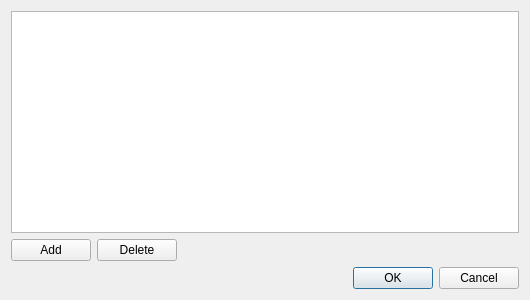
<?xml version="1.0" encoding="UTF-8"?>
<ui version="4.0">
 <class>ContainerViewer</class>
 <widget class="QDialog" name="ContainerViewer">
  <property name="geometry">
   <rect>
    <x>0</x>
    <y>0</y>
    <width>530</width>
    <height>300</height>
   </rect>
  </property>
  <property name="windowTitle">
   <string>Container Viewer</string>
  </property>
  <layout class="QGridLayout" name="gridLayout">
   <item row="2" column="0">
    <widget class="QPushButton" name="addButton">
     <property name="text">
      <string>Add</string>
     </property>
    </widget>
   </item>
   <item row="3" column="2">
    <widget class="QDialogButtonBox" name="buttonBox">
     <property name="orientation">
      <enum>Qt::Horizontal</enum>
     </property>
     <property name="standardButtons">
      <set>QDialogButtonBox::Cancel|QDialogButtonBox::Ok</set>
     </property>
    </widget>
   </item>
   <item row="0" column="0" colspan="3">
    <widget class="QTableWidget" name="variableValuesTable">
     <property name="selectionMode">
      <enum>QAbstractItemView::SingleSelection</enum>
     </property>
     <property name="selectionBehavior">
      <enum>QAbstractItemView::SelectItems</enum>
     </property>
    </widget>
   </item>
   <item row="2" column="1">
    <widget class="QPushButton" name="deleteButton">
     <property name="text">
      <string>Delete</string>
     </property>
    </widget>
   </item>
  </layout>
 </widget>
 <resources/>
 <connections>
  <connection>
   <sender>buttonBox</sender>
   <signal>accepted()</signal>
   <receiver>ContainerViewer</receiver>
   <slot>accept()</slot>
   <hints>
    <hint type="sourcelabel">
     <x>248</x>
     <y>254</y>
    </hint>
    <hint type="destinationlabel">
     <x>157</x>
     <y>274</y>
    </hint>
   </hints>
  </connection>
  <connection>
   <sender>buttonBox</sender>
   <signal>rejected()</signal>
   <receiver>ContainerViewer</receiver>
   <slot>reject()</slot>
   <hints>
    <hint type="sourcelabel">
     <x>316</x>
     <y>260</y>
    </hint>
    <hint type="destinationlabel">
     <x>286</x>
     <y>274</y>
    </hint>
   </hints>
  </connection>
 </connections>
</ui>
